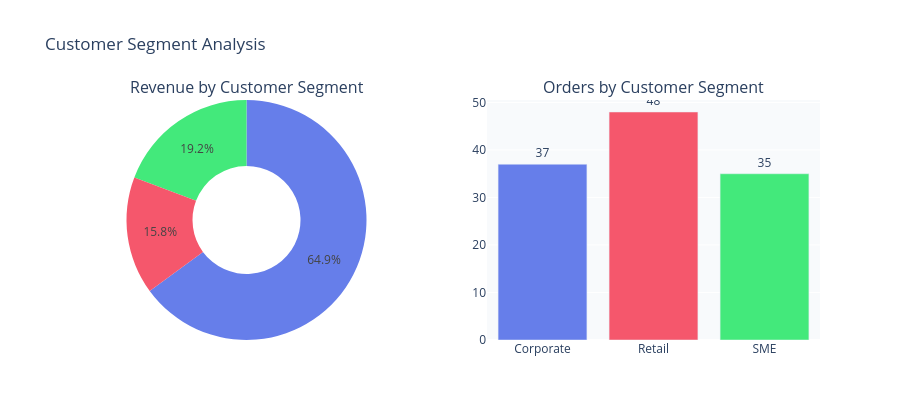

Notebook cell for this chart:
### Markdown cell above
## 👥 Step 8 — Customer Segment Analysis

### Code cell
fig4 = make_subplots(
    rows=1, cols=2,
    subplot_titles=('Revenue by Customer Segment', 'Orders by Customer Segment'),
    specs=[[{'type': 'pie'}, {'type': 'bar'}]]
)

seg = df.groupby('Customer_Segment').agg(
    Revenue=('Total_Sales','sum'),
    Orders=('Order_ID','count')
).reset_index()

fig4.add_trace(go.Pie(
    labels=seg['Customer_Segment'], values=seg['Revenue'],
    hole=0.45, marker_colors=['#667eea','#f5576c','#43e97b']
), row=1, col=1)

fig4.add_trace(go.Bar(
    x=seg['Customer_Segment'], y=seg['Orders'],
    marker_color=['#667eea','#f5576c','#43e97b'],
    text=seg['Orders'], textposition='outside'
), row=1, col=2)

fig4.update_layout(
    height=420, paper_bgcolor='white',
    plot_bgcolor='#f8fafc', showlegend=False,
    title_text='Customer Segment Analysis'
)
fig4.show()

### Figure 1 — Plotly figure (JSON) as saved in the notebook; plotly's stock layout.template omitted (floating-point values rounded to 4 significant figures)
{"data": [{"domain": {"x": [0, 0.45], "y": [0, 1]}, "hole": 0.45, "labels": ["Corporate", "Retail", "SME"], "marker": {"colors": ["#667eea", "#f5576c", "#43e97b"]}, "type": "pie", "values": [8992000, 2193547, 2662000]}, {"marker": {"color": ["#667eea", "#f5576c", "#43e97b"]}, "text": [37.0, 48.0, 35.0], "textposition": "outside", "type": "bar", "x": ["Corporate", "Retail", "SME"], "xaxis": "x", "y": [37, 48, 35], "yaxis": "y"}], "layout": {"annotations": [{"font": {"size": 16}, "showarrow": false, "text": "Revenue by Customer Segment", "x": 0.225, "xanchor": "center", "xref": "paper", "y": 1, "yanchor": "bottom", "yref": "paper"}, {"font": {"size": 16}, "showarrow": false, "text": "Orders by Customer Segment", "x": 0.775, "xanchor": "center", "xref": "paper", "y": 1, "yanchor": "bottom", "yref": "paper"}], "height": 420, "paper_bgcolor": "white", "plot_bgcolor": "#f8fafc", "showlegend": false, "title": {"text": "Customer Segment Analysis"}, "xaxis": {"anchor": "y", "domain": [0.55, 1]}, "yaxis": {"anchor": "x", "domain": [0, 1]}}}
